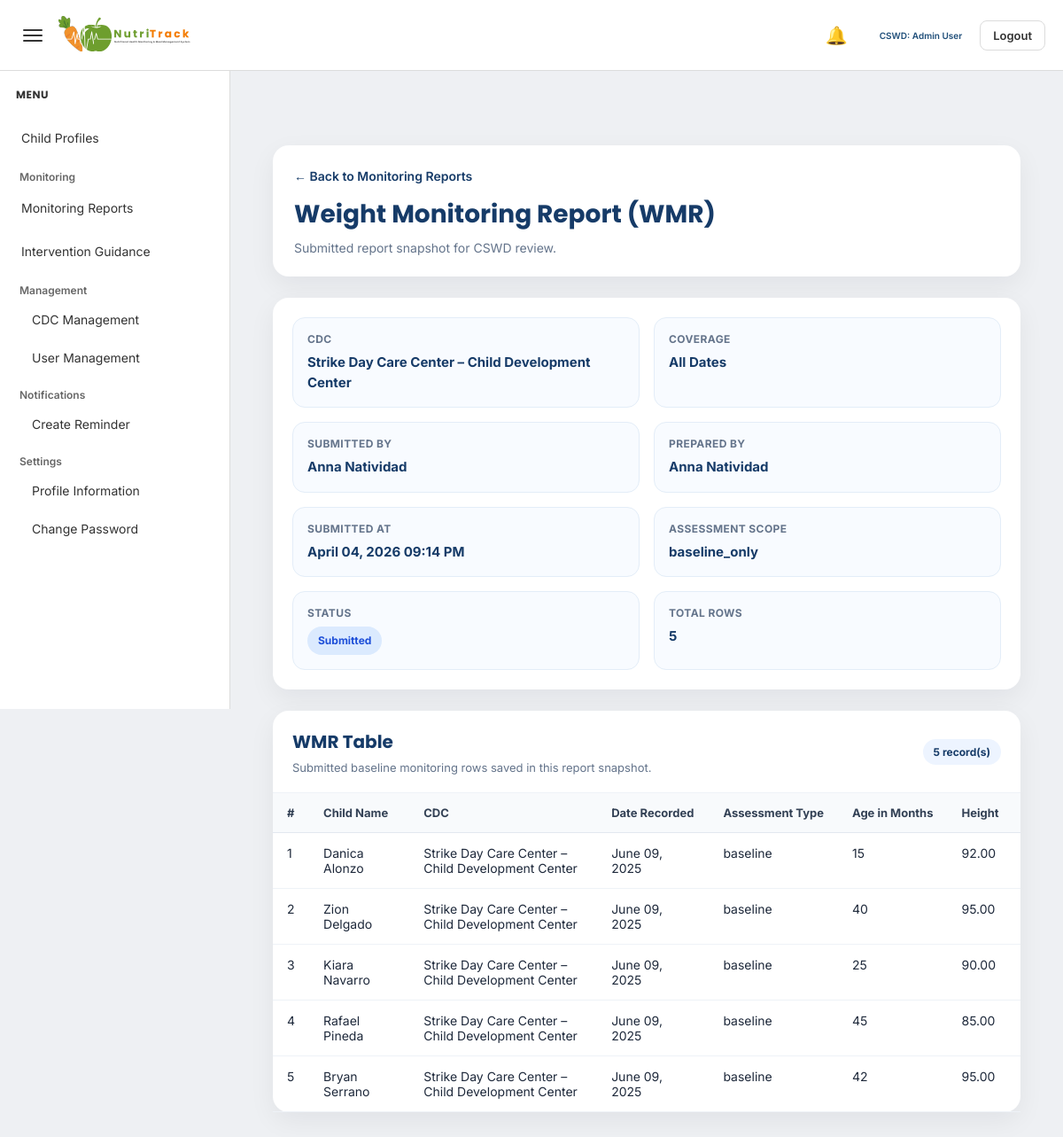
The page /admin/view_wmr_report.php?id=2 (signed in) on the database its author committed.
### tables this page shows
CREATE TABLE `submitted_reports` (
  `submitted_report_id` int(11) NOT NULL,
  `report_type` varchar(100) NOT NULL,
  `cdc_id` int(11) NOT NULL,
  `submitted_by` int(11) NOT NULL,
  `date_from` date DEFAULT NULL,
  `date_to` date DEFAULT NULL,
  `submitted_at` datetime NOT NULL DEFAULT current_timestamp(),
  `status` varchar(50) NOT NULL DEFAULT 'submitted',
  `report_payload` longtext NOT NULL
);

CREATE TABLE `cdc` (
  `cdc_id` int(11) NOT NULL,
  `cdc_name` varchar(100) DEFAULT NULL,
  `barangay` varchar(100) DEFAULT NULL,
  `address` text DEFAULT NULL,
  `status` varchar(20) DEFAULT 'Active',
  `created_at` timestamp NOT NULL DEFAULT current_timestamp()
);

### admin/view_wmr_report.php (the view, shortened to what this page needs)
<?php
include '../config/database.php';
function h($value)
{
    return htmlspecialchars((string)$value, ENT_QUOTES, 'UTF-8');
}
function safe_value($value, $fallback = 'N/A')
{
    return (isset($value) && trim((string)$value) !== '') ? $value : $fallback;
}
function format_date_value($date, $fallback = 'N/A')
{
    $timestamp = strtotime($date);
    return date('F d, Y', $timestamp);
}
function format_datetime_value($date, $fallback = 'N/A')
{
    $timestamp = strtotime($date);
    return date('F d, Y h:i A', $timestamp);
}
$submitted_report_id = (int) $_GET['id'];
$report_sql = "
    SELECT
        sr.submitted_report_id,
        sr.report_type,
        sr.cdc_id,
        sr.submitted_by,
        sr.date_from,
        sr.date_to,
        sr.submitted_at,
        sr.status,
        sr.report_payload,
        c.cdc_name,
        c.barangay,
        c.address AS cdc_address,
        CONCAT(
            COALESCE(u.first_name, ''),
            CASE
                WHEN u.first_name IS NOT NULL AND u.first_name != '' AND u.last_name IS NOT NULL AND u.last_name != '' THEN ' '
                ELSE ''
            END,
            COALESCE(u.last_name, '')
        ) AS submitted_by_name
    FROM submitted_reports sr
    INNER JOIN cdc c ON sr.cdc_id = c.cdc_id
    INNER JOIN users u ON sr.submitted_by = u.user_id
    WHERE sr.submitted_report_id = ?
    LIMIT 1
";
$stmt_report = mysqli_prepare($conn, $report_sql);
mysqli_stmt_bind_param($stmt_report, "i", $submitted_report_id);
mysqli_stmt_execute($stmt_report);
$result_report = mysqli_stmt_get_result($stmt_report);
$report = mysqli_fetch_assoc($result_report);
$payload = json_decode($report['report_payload'], true);
$rows = [];
if (isset($payload['submitted_rows']) && is_array($payload['submitted_rows'])) {
    $rows = $payload['submitted_rows'];
}
$prepared_by = safe_value($payload['prepared_by'] ?? '', $report['submitted_by_name']);
$assessment_scope = safe_value($payload['assessment_scope'] ?? '', 'N/A');
$total_records = isset($payload['total_records']) ? (int)$payload['total_records'] : count($rows);
$coverage_text = 'All Dates';
$status = strtolower(trim((string)$report['status']));
$status_class = 'status-default';
if ($status === 'submitted') {
    $status_class = 'status-submitted';
} elseif ($status === 'reviewed') {
    $status_class = 'status-reviewed';
} elseif ($status === 'approved') {
    $status_class = 'status-approved';
} elseif ($status === 'returned') {
    $status_class = 'status-returned';
}
?>
<!DOCTYPE html>
<html lang="en">
<head>
    <link rel="stylesheet" href="../assets/admin-style.css">
</head>
<body>
<?php include '../includes/admin_topbar.php'; ?>
<?php include '../includes/admin_sidebar.php'; ?>
<div class="main-content" id="mainContent">
    <div class="report-view-wrapper">
        <div class="report-header-card">
            <a href="monitoring_reports.php" class="back-link">← Back to Monitoring Reports</a>
            <div class="report-header">
                <h1>Weight Monitoring Report (WMR)</h1>
                <p>Submitted report snapshot for CSWD review.</p>
            </div>
        </div>
        <div class="summary-card">
            <div class="summary-grid">
                <div class="summary-item">
                    <div class="summary-label">CDC</div>
                    <div class="summary-value"><?php echo h(safe_value($payload['cdc_name'] ?? '', $report['cdc_name'])); ?></div>
                </div>
                <div class="summary-item">
                    <div class="summary-label">Coverage</div>
                    <div class="summary-value"><?php echo h($coverage_text); ?></div>
                </div>
                <div class="summary-item">
                    <div class="summary-label">Submitted By</div>
                    <div class="summary-value"><?php echo h(safe_value($report['submitted_by_name'])); ?></div>
                </div>
                <div class="summary-item">
                    <div class="summary-label">Prepared By</div>
                    <div class="summary-value"><?php echo h($prepared_by); ?></div>
                </div>
                <div class="summary-item">
                    <div class="summary-label">Submitted At</div>
                    <div class="summary-value"><?php echo h(format_datetime_value($report['submitted_at'])); ?></div>
                </div>
                <div class="summary-item">
                    <div class="summary-label">Assessment Scope</div>
                    <div class="summary-value"><?php echo h($assessment_scope); ?></div>
                </div>
                <div class="summary-item">
                    <div class="summary-label">Status</div>
                    <div class="summary-value">
                        <span class="status-badge <?php echo h($status_class); ?>">
                            <?php echo h(safe_value($report['status'])); ?>
                        </span>
                    </div>
                </div>
                <div class="summary-item">
                    <div class="summary-label">Total Rows</div>
                    <div class="summary-value"><?php echo (int)$total_records; ?></div>
                </div>
            </div>
        </div>
        <div class="table-card">
            <div class="table-header">
                <div>
                    <h2>WMR Table</h2>
                    <p>Submitted baseline monitoring rows saved in this report snapshot.</p>
                </div>
                <span class="record-count"><?php echo (int)$total_records; ?> record(s)</span>
            </div>
            <?php if (!empty($rows)): ?>
                <div class="table-wrap">
                    <table class="report-table">
                        <thead>
                            <tr>
                                <th>#</th>
                                <th>Child Name</th>
                                <th>CDC</th>
                                <th>Date Recorded</th>
                                <th>Assessment Type</th>
                                <th>Age in Months</th>
                                <th>Height</th>
                                <th>Weight</th>
                            </tr>
                        </thead>
                        <tbody>
                            <?php foreach ($rows as $index => $row): ?>
                                <tr>
                                    <td><?php echo (int)($index + 1); ?></td>
                                    <td><?php echo h(safe_value($row['child_name'] ?? '')); ?></td>
                                    <td><?php echo h(safe_value($row['cdc_name'] ?? '', $report['cdc_name'])); ?></td>
                                    <td><?php echo h(format_date_value($row['date_recorded'] ?? '')); ?></td>
                                    <td><?php echo h(safe_value($row['assessment_type'] ?? '')); ?></td>
                                    <td><?php echo h(safe_value($row['age_in_months'] ?? '')); ?></td>
                                    <td><?php echo h(safe_value($row['height'] ?? '')); ?></td>
                                    <td><?php echo h(safe_value($row['weight'] ?? '')); ?></td>
                                </tr>
                            <?php endforeach; ?>
                        </tbody>
                    </table>
                </div>
            <?php endif; ?>
        </div>
    </div>
</div>
</body>
</html>

### assets/admin-style.css (style rules this page uses)
* { box-sizing:border-box; margin:0; padding:0; }
:root { --page-bg:#eef0f3; --card-bg:#ffffff; --text-color:#333333; --muted-text:#666666; --border-color:#dcdcdc; --input-bg:#ffffff; --input-border:#cfcfcf; --readonly-bg:#f5f5f5; --hover-bg:#edf3f8; --active-bg:#dbe7f3; --accent:#1F4E79; --secondary:#2E7D32; --alert:#C0392B; --warning:#E67E22; --table-head:#f7f7f7; --blue-soft:#cfdff1; --green-soft:#dce6da; --red-soft:#eadcdc; --orange-soft:#f4e2d3; }
body { background:var(--page-bg); font-family:'Inter', sans-serif; color:var(--text-color); }
a { text-decoration:none; }
.main-content { margin-left:260px; padding:140px 24px 24px; transition:margin-left 0.25s ease; }
.summary-grid { display:grid; grid-template-columns:repeat(3, 1fr); gap:18px; }
@media (max-width: 1200px) { .summary-grid { grid-template-columns:repeat(2, 1fr); } }

### admin/view_wmr_report.php (style rules this page uses)
.report-view-wrapper { padding: 24px; }
.report-header-card, .summary-card, .table-card { background: #ffffff; border-radius: 18px; box-shadow: 0 10px 30px rgba(15, 23, 42, 0.06); margin-bottom: 24px; }
.report-header-card { padding: 24px; }
.back-link { display: inline-flex; align-items: center; gap: 8px; text-decoration: none; color: #163b68; font-size: 14px; font-weight: 600; margin-bottom: 14px; }
.report-header h1 { margin: 0; font-family: 'Poppins', sans-serif; font-size: 28px; font-weight: 700; color: #163b68; }
.report-header p { margin: 8px 0 0; font-size: 14px; color: #64748b; }
.summary-card { padding: 22px; }
.summary-grid { display: grid; grid-template-columns: repeat(4, minmax(180px, 1fr)); gap: 16px; }
.summary-item { background: #f8fbff; border: 1px solid #e3edf8; border-radius: 14px; padding: 16px; }
.summary-label { font-size: 12px; font-weight: 700; color: #64748b; text-transform: uppercase; letter-spacing: 0.4px; margin-bottom: 8px; }
.summary-value { font-size: 15px; font-weight: 700; color: #163b68; line-height: 1.5; }
.table-header { padding: 20px 22px; border-bottom: 1px solid #eef2f7; display: flex; justify-content: space-between; align-items: center; gap: 12px; flex-wrap: wrap; }
.table-header h2 { margin: 0; font-family: 'Poppins', sans-serif; font-size: 20px; font-weight: 700; color: #163b68; }
.table-header p { margin: 6px 0 0; font-size: 13px; color: #64748b; }
.record-count, .status-badge { display: inline-flex; align-items: center; justify-content: center; padding: 7px 12px; border-radius: 999px; font-size: 12px; font-weight: 700; white-space: nowrap; }
.record-count { background: #edf4ff; color: #163b68; }
.status-badge { text-transform: capitalize; }
.status-submitted { background: #dbeafe; color: #1d4ed8; }
.table-wrap { width: 100%; overflow-x: auto; }
.report-table { width: 100%; min-width: 1450px; border-collapse: collapse; }
.report-table thead th { background: #f8fafc; font-size: 13px; font-weight: 700; color: #334155; text-align: left; padding: 14px 16px; border-bottom: 1px solid #e2e8f0; white-space: nowrap; }
.report-table tbody td { padding: 14px 16px; font-size: 14px; color: #1e293b; border-bottom: 1px solid #eef2f7; vertical-align: top; }
@media (max-width: 1200px) { .summary-grid { grid-template-columns: repeat(2, minmax(180px, 1fr)); } }

### rows shown on the page
submitted_reports: cdc.cdc_name "Strike Day Care Center – Child Development Center", submitted_at "April 04, 2026 09:14 PM", report_payload "baseline_only", status "Submitted", report_payload "5"

### other values the page prints
$admin_full_name "Admin User"
$coverage_text "All Dates"
safe_value($report['submitted_by_name']) "Anna Natividad"
$prepared_by "Anna Natividad"
safe_value($row['child_name'] ?? '') "Danica Alonzo"
format_date_value($row['date_recorded'] ?? '') "June 09, 2025"
safe_value($row['assessment_type'] ?? '') "baseline"
safe_value($row['age_in_months'] ?? '') "15"
safe_value($row['height'] ?? '') "92.00"
safe_value($row['child_name'] ?? '') "Zion Delgado"
safe_value($row['age_in_months'] ?? '') "40"
safe_value($row['height'] ?? '') "95.00"
safe_value($row['child_name'] ?? '') "Kiara Navarro"
safe_value($row['age_in_months'] ?? '') "25"
safe_value($row['height'] ?? '') "90.00"
